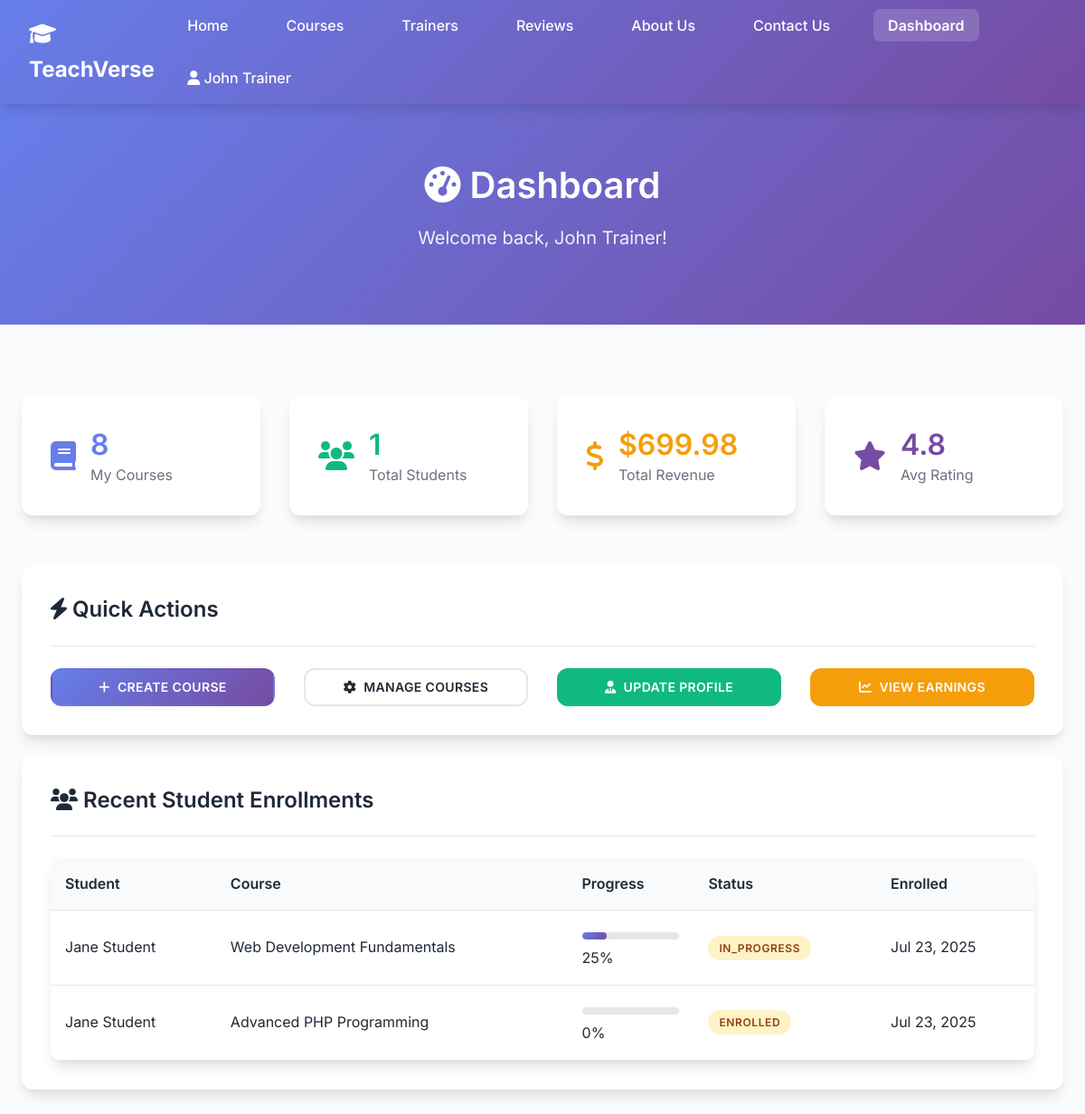
The app's page /dashboard.php (signed in) with its own data.
### tables this page shows
CREATE TABLE users (
    user_id INT AUTO_INCREMENT PRIMARY KEY,
    name VARCHAR(255) NOT NULL,
    email VARCHAR(255) UNIQUE NOT NULL,
    password VARCHAR(255) NOT NULL,
    role ENUM('admin', 'trainer', 'student') NOT NULL DEFAULT 'student',
    created_at TIMESTAMP DEFAULT CURRENT_TIMESTAMP,
    updated_at TIMESTAMP DEFAULT CURRENT_TIMESTAMP ON UPDATE CURRENT_TIMESTAMP
);

CREATE TABLE enrollments (
    enroll_id INT AUTO_INCREMENT PRIMARY KEY,
    user_id INT NOT NULL,
    course_id INT NOT NULL,
    progress INT DEFAULT 0,
    status ENUM('enrolled', 'in_progress', 'completed', 'dropped') DEFAULT 'enrolled',
    enrolled_at TIMESTAMP DEFAULT CURRENT_TIMESTAMP,
    updated_at TIMESTAMP DEFAULT CURRENT_TIMESTAMP ON UPDATE CURRENT_TIMESTAMP,
    FOREIGN KEY (user_id) REFERENCES users(user_id) ON DELETE CASCADE,
    FOREIGN KEY (course_id) REFERENCES courses(course_id) ON DELETE CASCADE,
    UNIQUE KEY unique_enrollment (user_id, course_id)
);

CREATE TABLE courses (
    course_id INT AUTO_INCREMENT PRIMARY KEY,
    title VARCHAR(255) NOT NULL,
    description TEXT NOT NULL,
    category VARCHAR(100) DEFAULT 'General',
    image VARCHAR(255) DEFAULT 'default-course.jpg',
    duration VARCHAR(100) NOT NULL,
    price DECIMAL(10,2) NOT NULL,
    created_by INT,
    created_at TIMESTAMP DEFAULT CURRENT_TIMESTAMP,
    updated_at TIMESTAMP DEFAULT CURRENT_TIMESTAMP ON UPDATE CURRENT_TIMESTAMP,
    FOREIGN KEY (created_by) REFERENCES users(user_id) ON DELETE SET NULL
);

### dashboard.php (the view, shortened to what the rows shown need)
<?php
require_once 'config/database.php';
$user = getCurrentUser();
$pdo = getDBConnection();
if ($user['role'] === 'student') {
    $enrolled_courses = $pdo->prepare("SELECT COUNT(*) FROM enrollments WHERE user_id = ?");
    $enrolled_courses->execute([$user['user_id']]);
    $total_enrolled = $enrolled_courses->fetchColumn();
    $completed_courses = $pdo->prepare("SELECT COUNT(*) FROM enrollments WHERE user_id = ? AND status = 'completed'");
    $completed_courses->execute([$user['user_id']]);
    $total_completed = $completed_courses->fetchColumn();
    $in_progress = $pdo->prepare("SELECT COUNT(*) FROM enrollments WHERE user_id = ? AND status IN ('enrolled', 'in_progress')");
    $in_progress->execute([$user['user_id']]);
    $total_in_progress = $in_progress->fetchColumn();
    $recent_enrollments = $pdo->prepare("
        SELECT e.*, c.title, c.image, c.duration
        FROM enrollments e
        JOIN courses c ON e.course_id = c.course_id
        WHERE e.user_id = ?
        ORDER BY e.enrolled_at DESC
        LIMIT 5
    ");
    $recent_enrollments->execute([$user['user_id']]);
    $recent_courses = $recent_enrollments->fetchAll(PDO::FETCH_ASSOC);
} elseif ($user['role'] === 'trainer') {
    $recent_enrollments = $pdo->prepare("
        SELECT e.*, c.title, u.name as student_name
        FROM enrollments e
        JOIN courses c ON e.course_id = c.course_id
        JOIN users u ON e.user_id = u.user_id
        WHERE c.created_by = ?
        ORDER BY e.enrolled_at DESC
        LIMIT 5
    ");
    $recent_enrollments->execute([$user['user_id']]);
    $recent_student_enrollments = $recent_enrollments->fetchAll(PDO::FETCH_ASSOC);
}
?>
<!DOCTYPE html>
<html lang="en">
<head>
    <link rel="stylesheet" href="assets/css/style.css">
    <link rel="stylesheet" href="https://cdnjs.cloudflare.com/ajax/libs/font-awesome/6.0.0/css/all.min.css">
</head>
<body>
    <header class="header">
        <nav class="nav-container">
            <ul class="nav-menu">
                <li class="dropdown">
                    <a href="#" class="dropdown-toggle">
                        <i class="fas fa-user"></i> <?php echo htmlspecialchars($user['name']); ?>
                    </a>
                </li>
            </ul>
        </nav>
    </header>
    <div class="page-header">
        <div class="container">
            <h1 class="page-title">
                <i class="fas fa-tachometer-alt"></i> Dashboard
            </h1>
            <p class="page-subtitle">Welcome back, <?php echo htmlspecialchars($user['name']); ?>!</p>
        </div>
    </div>
    <main class="main-content">
        <div class="container">
            <?php if ($user['role'] === 'student' && !empty($recent_courses)): ?>
                <div class="card">
                    <div class="card-header">
                        <h3 class="card-title">
                            <i class="fas fa-history"></i> Recent Courses
                        </h3>
                    </div>
                    <div class="grid grid-2">
                        <?php foreach ($recent_courses as $course): ?>
                            <div class="course-card">
                                <img src="assets/images/courses/<?php echo htmlspecialchars($course['image']); ?>"
                                     alt="<?php echo htmlspecialchars($course['title']); ?>"
                                     class="course-image"
                                     onerror="this.src='assets/images/default-course.jpg'">
                                <div class="course-content">
                                    <h4><?php echo htmlspecialchars($course['title']); ?></h4>
                                    <div class="progress">
                                        <div class="progress-bar" data-width="<?php echo $course['progress']; ?>%"
                                             style="width: <?php echo $course['progress']; ?>%;"></div>
                                    </div>
                                    <p style="margin: 0.5rem 0; color: var(--text-secondary);">
                                        Progress: <?php echo $course['progress']; ?>%
                                    </p>
                                    <div class="flex justify-between items-center">
                                        <span class="badge badge-<?php echo $course['status'] === 'completed' ? 'success' : 'warning'; ?>">
                                            <?php echo ucfirst($course['status']); ?>
                                        </span>
                                        <a href="course-details.php?id=<?php echo $course['course_id']; ?>" class="btn btn-sm btn-primary">
                                            Continue
                                        </a>
                                    </div>
                                </div>
                            </div>
                        <?php endforeach; ?>
                    </div>
                </div>
            <?php elseif ($user['role'] === 'trainer' && !empty($recent_student_enrollments)): ?>
                <div class="card">
                    <div class="table-container">
                        <table class="table">
                            <thead>
                                <tr>
                                    <th>Student</th>
                                    <th>Course</th>
                                    <th>Progress</th>
                                    <th>Status</th>
                                    <th>Enrolled</th>
                                </tr>
                            </thead>
                            <tbody>
                                <?php foreach ($recent_student_enrollments as $enrollment): ?>
                                    <tr>
                                        <td><?php echo htmlspecialchars($enrollment['student_name']); ?></td>
                                        <td><?php echo htmlspecialchars($enrollment['title']); ?></td>
                                        <td>
                                            <div class="progress">
                                                <div class="progress-bar" style="width: <?php echo $enrollment['progress']; ?>%;"></div>
                                            </div>
                                            <?php echo $enrollment['progress']; ?>%
                                        </td>
                                        <td>
                                            <span class="badge badge-<?php echo $enrollment['status'] === 'completed' ? 'success' : 'warning'; ?>">
                                                <?php echo ucfirst($enrollment['status']); ?>
                                            </span>
                                        </td>
                                        <td><?php echo formatDate($enrollment['enrolled_at']); ?></td>
                                    </tr>
                                <?php endforeach; ?>
                            </tbody>
                        </table>
                    </div>
                </div>
            <?php endif; ?>
        </div>
    </main>
</body>
</html>

### records on screen
users: name "John Trainer"
enrollments: user.name "Jane Student", course.title "Web Development Fundamentals", progress "25", status "IN_PROGRESS", enrolled_at "Jul 23, 2025"
enrollments: user.name "Jane Student", course.title "Advanced PHP Programming", progress "0", status "ENROLLED", enrolled_at "Jul 23, 2025"

### other values on screen
$total_courses "8"
$total_enrolled_students "1"
formatPrice($revenue) "$699.98"
